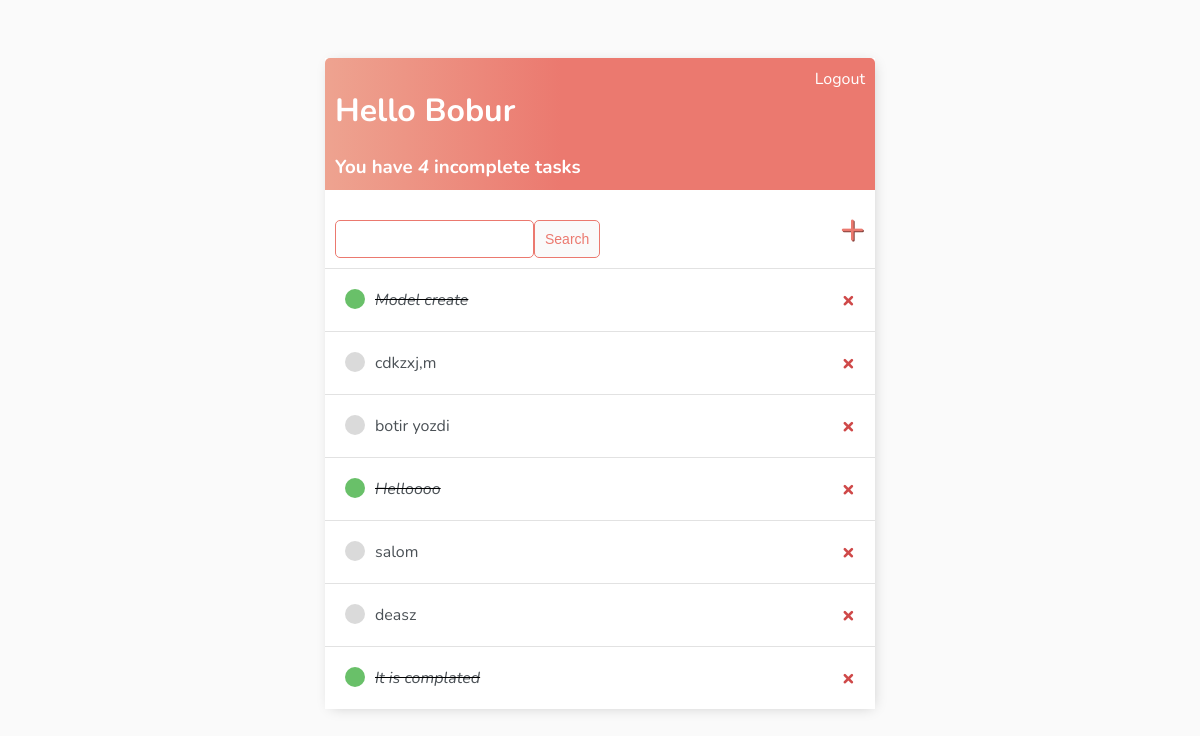
The app's page / (signed in), older data.
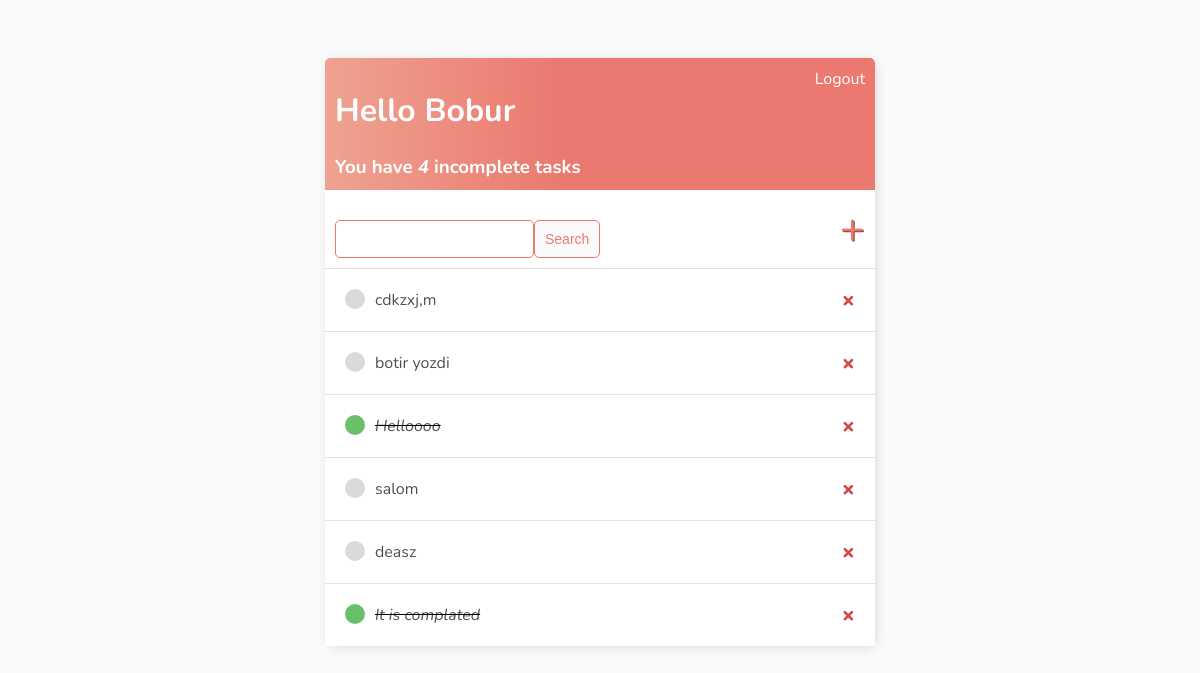
The same page, newer data.
### base/models.py (models this page shows, shortened)
class Task(models.Model):
    user = models.ForeignKey(User, on_delete=models.CASCADE)
    title = models.CharField(max_length=200)
    description = models.TextField(null=True, blank=True)
    complete = models.BooleanField(default=False)
    create = models.DateTimeField(auto_now_add=True)
    class Mete:
        ordering = ['complete']

### base/views.py (the view)
# urls.py: path('', TaskList.as_view(), name='tasks'),
class TaskList(LoginRequiredMixin, ListView):
    model = Task
    context_object_name = 'tasks'
    template_name = 'base/task_list.html'
    def get_context_data(self, **kwargs):
        context = super().get_context_data(**kwargs)
        context['tasks'] = context['tasks'].filter(user=self.request.user)
        context['count'] = context['tasks'].filter(complete=False).count()
        search_input = self.request.GET.get('search-area') or ''
        if search_input:
            context['tasks'] = context['tasks'].filter(title__startswith=search_input)
        context['search_input'] = search_input
        return context

### base/templates/base/task_list.html
{% extends 'base/main.html' %}
{% block content %}
    <div class="header-bar">
        <div>
            <h1>Hello {{ request.user|title }}</h1>
            <h3 style="margin: 0">You have <i>{{ count }}</i> incomplete task{{ count|pluralize:"s" }} </h3>
        </div>
        {% if request.user.is_authenticated %}
            <a href="{% url 'logout' %}">Logout</a>
        {% else %}
            <a href="{% url 'login' %}">Login</a>
        {% endif %}
    </div>
    <div id="search-add-wrapper">
        <form method="GET" style="margin-top: 20px; display: flex;">
            <input type="text" name="search-area" value="{{ search_input }}">
            <input class="button" type="submit" value="Search">
        </form>
        <a id="add-link" href="{% url 'task-create' %}">&#x2b;</a>
    </div>
    <div class="task-items-wrapper">
        {% for task in tasks %}
        <div class="task-wrapper">
            {% if task.complete %}
            <div class="task-title">
                <div class="task-complete-icon"></div>
                <i><s><a href="{% url 'task-update' task.id %}">{{ task.title }}</a></s></i>
            </div>
            <a class="delete-link" href="{% url 'task-delete' task.id %}">&#215;</a>
            {% else %}
            <div class="task-title">
                <div class="task-incomplete-icon"></div>
                <a href="{% url 'task-update' task.id %}">{{ task.title }}</a>
            </div>
            <a class="delete-link" href="{% url 'task-delete' task.id %}">&#215;</a>
            {% endif %}
        </div>
        {% empty %}
            <h3>No items in list</h3>
        {% endfor %}
    </div>
{% endblock %}

### base/templates/base/main.html (shortened to what this page needs)
{% load static %}
<!DOCTYPE html>
<html lang="en">
<head>
    <link rel="stylesheet" href="{% static 'base/style.css'%}">
</head>
<body>
<div class="container">
    {% block content %}
    {% endblock %}
</div>
<br><br><br><br><br>
</body>
</html>

### base/static/base/style.css (style rules this page uses)
body { background-color: #FAFAFA; padding-top: 50px; font-family: 'Nunito', sans-serif; }
h1,h2,h3,h4,h5,h6 { font-family: 'Nunito', sans-serif; }
.container { max-width: 550px; margin: auto; background: #fff; -webkit-box-shadow: 2px 2px 13px -4px rgba(0,0,0,0.21); box-shadow: 2px 2px 13px -4px rgba(0,0,0,0.21); }
.header-bar { display: flex; justify-content: space-between; color: #fff; padding: 10px; border-radius: 5px 5px 0 0; background: linear-gradient(90deg, #EEA390 0%, #EB796F 43%, #EB796F 100%); }
.header-bar a { color: #fff; text-decoration: none; }
.task-wrapper { display: flex; align-items: center; justify-content: space-between; padding: 20px; background-color: #fff; border-top: 1px solid rgb(226, 226, 226); }
.task-title { display: flex; }
.task-title a { text-decoration: none; color: #4b5156; margin-left: 10px; }
.task-complete-icon { height: 20px; width: 20px; background-color: rgb(105, 192, 105); border-radius: 50%; }
.task-incomplete-icon { height: 20px; width: 20px; background-color: rgb(218, 218, 218); border-radius: 50%; }
.delete-link { text-decoration: none; font-weight: 900; color: #cf4949; font-size: 22px; line-height: 0; }
#search-add-wrapper { display: flex; justify-content: space-between; align-items: center; padding: 10px; }
#add-link { color: #EB796F; text-decoration: none; font-size: 42px; text-shadow: 1px 1px #81413b; }
input[type=text], input[type=password], textarea { border: 1px solid #EB796F; border-radius: 5px; padding: 10px; width: 90%; }
.button { border: 1px solid #EB796F; background-color: #FAFAFA; color: #EB796F; padding: 10px; font-size: 14px; border-radius: 5px; cursor: pointer; text-decoration: none; }

Row changes from the older to the newer data that the page shows:
removed Task: title "Model create"
